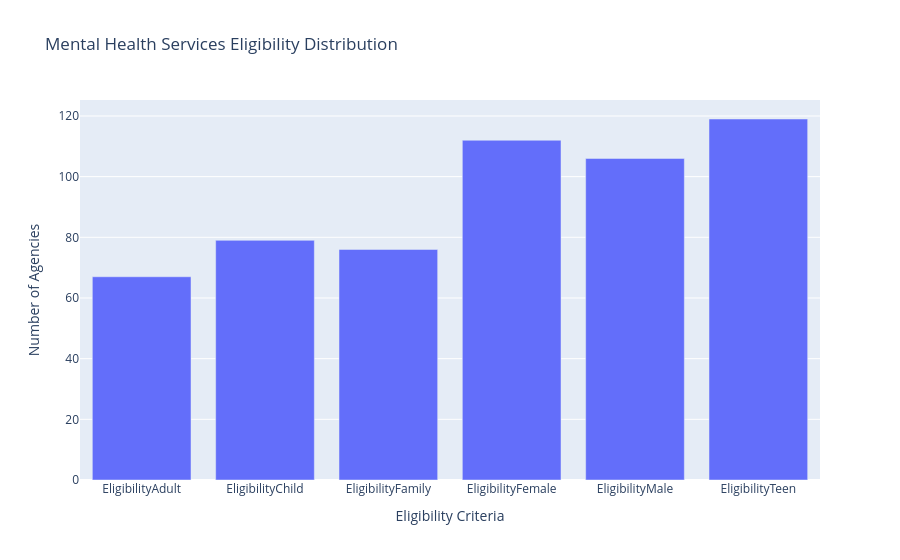

Notebook source saved alongside this figure:
### Code cell
# Create horizontal bar chart
x1 = np.array(["EligibilityAdult", "EligibilityChild", "EligibilityFamily", 
                "EligibilityFemale", "EligibilityMale", "EligibilityTeen"])

y1 = np.array([df_clean[col].eq(True).sum() for col in x1])

graph = go.Figure()

graph.add_trace(go.Bar(x=x1, y=y1))

graph.update_layout(
    title="Mental Health Services Eligibility Distribution",
    xaxis_title="Eligibility Criteria",
    yaxis_title="Number of Agencies"
)

graph.show()

### Figure 1 — Plotly figure (JSON) as saved in the notebook; plotly's stock layout.template omitted (floating-point values rounded to 4 significant figures)
{"data": [{"type": "bar", "x": ["EligibilityAdult", "EligibilityChild", "EligibilityFamily", "EligibilityFemale", "EligibilityMale", "EligibilityTeen"], "y": [67, 79, 76, 112, 106, 119]}], "layout": {"title": {"text": "Mental Health Services Eligibility Distribution"}, "xaxis": {"title": {"text": "Eligibility Criteria"}}, "yaxis": {"title": {"text": "Number of Agencies"}}}}
